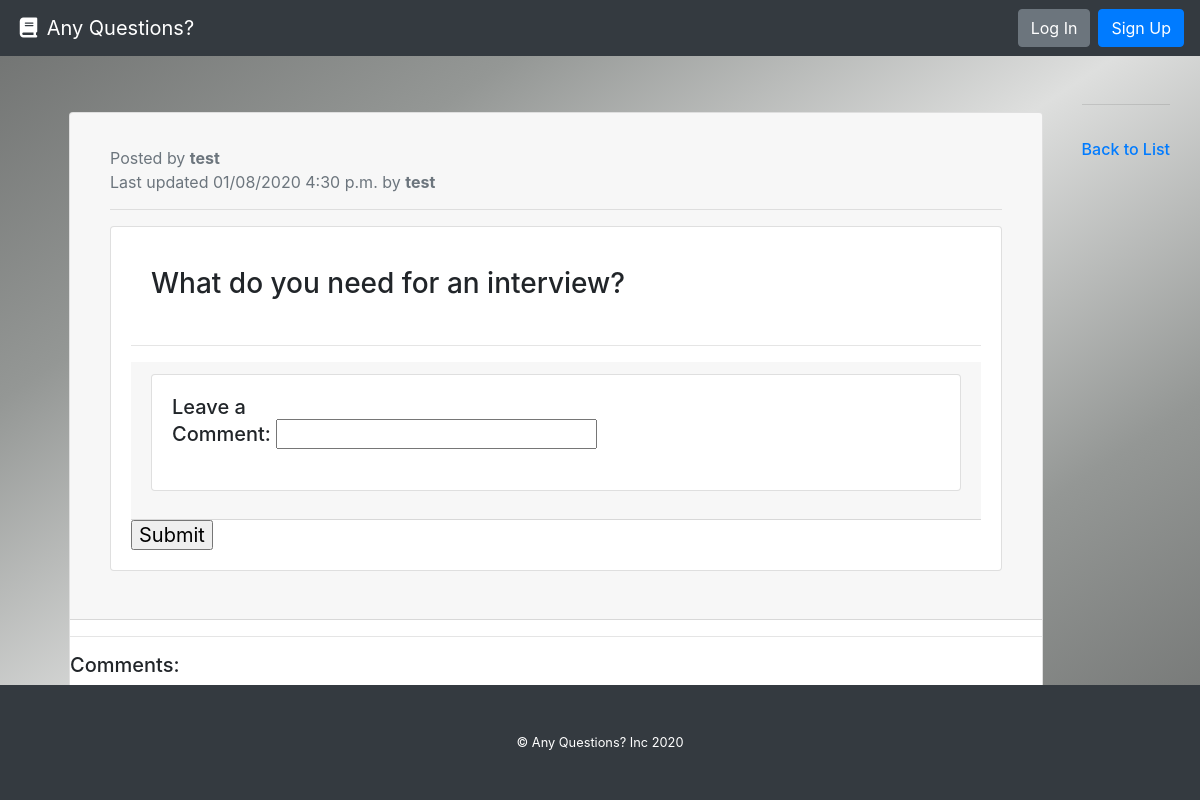
The page /what-do-you-need-for-an-interview/ on the database its author committed.
### question/models.py (models this page shows, shortened)
class Question(models.Model):
    question_text = models.CharField(max_length=settings.QUESTION_NAME_MAX_LENGTH, unique=True,
                             help_text="Title of your question.")
    author = models.ForeignKey(User, on_delete=models.PROTECT,
                            help_text="The user that posted this question.")
    slug = models.CharField(max_length=settings.QUESTION_NAME_MAX_LENGTH, blank=True, editable=False,
                            help_text="Unique URL path to access this question. Generated by the system.")
    created = models.DateTimeField(auto_now_add=True,
                                   help_text="The date and time this question was created. Automatically generated when the model saves.")
    modified = models.DateTimeField(auto_now=True,
                                    help_text="The date and time this page was updated. Automatically generated when the model updates.")

### question/views.py (the view, shortened to what this page needs)
# urls.py: path('<str:slug>/', QuestionDetailView.as_view(), name='question-details-page'),
class QuestionDetailView(DetailView):
    model = Question
    def get(self, request, slug):
        question = self.get_queryset().get(slug__iexact=slug)
        comment_form = CommentForm()
        return render(request, 'question.html', {
          'question': question,
          'comment_form': comment_form
        })

### question/forms.py
class CommentForm(forms.ModelForm):
    class Meta:
        model = Comment
        fields = ['comment']

### question/templates/question.html (shortened to what this page needs)
{% extends 'base.html' %}
{% block content %}
  <div class="row">
    <div class="col m-4">
      <div class="card mb-3">
        <h5 class="card-header">
        <div class="card-body border-dark">
          <small class="text-muted">Posted by <b>{{ question.author|linebreaksbr }}</b>
            <br>
            Last updated {{ question.modified|date:"SHORT_DATETIME_FORMAT" }} by <b>{{ question.author.username }}</b></small>
          <hr>
          <div class="card mb-3">
            <div class="card-body border-dark">
              <div class="card-body border-dark">
              <h3>{{ question.question_text }}</h3>
            </div>
            <hr>
            <h3 class="card-header">
              <div class="card mb-3">
                 <div class="card-body border-dark">
                    <form action='' method='POST'>
                      <h5>Leave a {{ comment_form.as_p|linebreaksbr }}</h5>
                      </h5><input type="submit"></h5>
                    <hr>
                        <h5>Comments:</h5>
                          {% for comment in question.comment_set.all %}
                            <div class='col-sm'>
                              <h4><small class="text-muted">{{comment.commenter}}: {{ comment.comment }}</h4>
                            </div>
                          {% endfor %}
                      </div>
                  </div>
                  <hr>
                <br>
            <a href="{% url 'question-list-view' %}"><h6>Back to List</h6></a>
        </div>
{% endblock %}

### templates/base.html (style rules this page uses)
body { height: 100%; margin: 0; background-repeat: no-repeat; background-attachment: fixed; background-image: linear-gradient(to bottom right, rgb(110, 112, 111),rgb(148, 151, 149),rgb(222, 223, 222),rgb(148, 151, 149), rgb(110, 112, 111)); }

### rows shown on the page
Question: author "test", modified "01/08/2020 4:30 p.m.", author.username "test", question_text "What do you need for an interview?"
